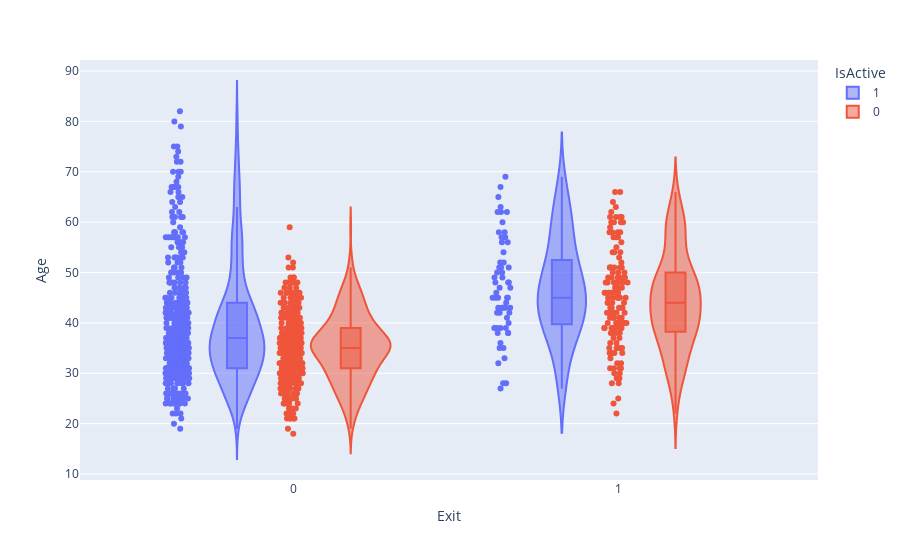

The cell this chart's notebook holds for it:
### Code cell
fig = px.violin(df, y=df["Age"], x="Exit",color='IsActive',box=True, points='all',
          hover_data=df.columns)
fig.show()

### Figure 1 — Plotly figure (JSON) as saved in the notebook; plotly's stock layout.template omitted (floating-point values rounded to 4 significant figures; data arrays with more than 128 entries replaced by an {"elided": "..."} marker saying what was removed)
{"data": [{"alignmentgroup": "True", "box": {"visible": true}, "customdata": {"elided": "509x10 mixed values"}, "hovertemplate": "IsActive=%{customdata[7]}<br>Exit=%{customdata[9]}<br>Age=%{customdata[2]}<br>CreditScore=%{customdata[0]}<br>Gender=%{customdata[1]}<br>Tenure=%{customdata[3]}<br>Balance=%{customdata[4]}<br>NumOfProducts=%{customdata[5]}<br>HasCard=%{customdata[6]}<br>EstimatedSalary=%{customdata[8]}<extra></extra>", "legendgroup": "1", "marker": {"color": "#636efa"}, "name": "1", "offsetgroup": "1", "orientation": "v", "points": "all", "scalegroup": "True", "showlegend": true, "type": "violin", "x": {"elided": "509 int values"}, "x0": " ", "xaxis": "x", "y": {"elided": "509 int values"}, "y0": " ", "yaxis": "y"}, {"alignmentgroup": "True", "box": {"visible": true}, "customdata": {"elided": "491x10 mixed values"}, "hovertemplate": "IsActive=%{customdata[7]}<br>Exit=%{customdata[9]}<br>Age=%{customdata[2]}<br>CreditScore=%{customdata[0]}<br>Gender=%{customdata[1]}<br>Tenure=%{customdata[3]}<br>Balance=%{customdata[4]}<br>NumOfProducts=%{customdata[5]}<br>HasCard=%{customdata[6]}<br>EstimatedSalary=%{customdata[8]}<extra></extra>", "legendgroup": "0", "marker": {"color": "#EF553B"}, "name": "0", "offsetgroup": "0", "orientation": "v", "points": "all", "scalegroup": "True", "showlegend": true, "type": "violin", "x": {"elided": "491 int values"}, "x0": " ", "xaxis": "x", "y": {"elided": "491 int values"}, "y0": " ", "yaxis": "y"}], "layout": {"legend": {"title": {"text": "IsActive"}, "tracegroupgap": 0}, "margin": {"t": 60}, "violinmode": "group", "xaxis": {"anchor": "y", "domain": [0, 1], "title": {"text": "Exit"}}, "yaxis": {"anchor": "x", "domain": [0, 1], "title": {"text": "Age"}}}}
